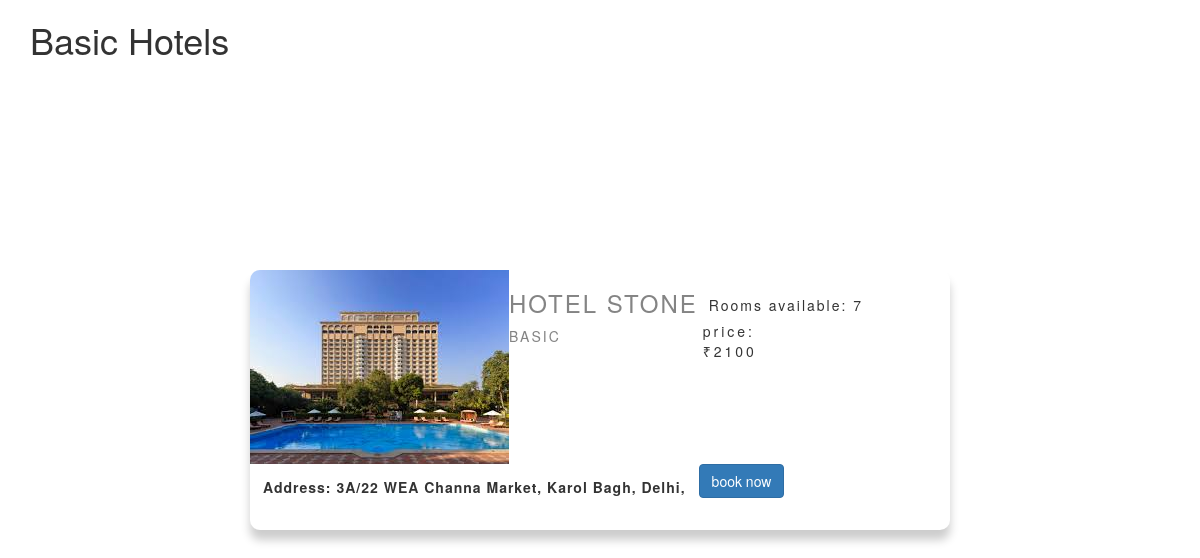
The app's page /hotel_basic.php with its own data.
### tables this page shows
CREATE TABLE `hotel` (
  `Hotel_Id` int(10) NOT NULL,
  `Hotel_Name` varchar(50) NOT NULL,
  `Owner_Name` varchar(50) NOT NULL,
  `Hotel_address` varchar(255) NOT NULL,
  `city` varchar(255) NOT NULL,
  `room_facility` varchar(255) NOT NULL,
  `rooms_able` varchar(255) NOT NULL,
  `Room_Price` int(50) NOT NULL,
  `Hotel_Category` varchar(50) NOT NULL
);

### hotel_basic.php (the view, shortened to what this page needs)
<html>
	<head>
		<link rel="stylesheet" type="text/css" href="basics.css">
		  <link rel="stylesheet" href="https://maxcdn.bootstrapcdn.com/bootstrap/3.4.1/css/bootstrap.min.css">
	</head>
		<body>
			<div class="container">
				<div class="wrapper">
					<h1>Basic Hotels</h1>
				</div>
			</div>
<?php
	$conn = @mysqli_connect("localhost","root","","consession") or die ("could no connect ".mysqli_connect_error());
	$query = "select * from hotel where `Hotel_Category`='basic'";
	$data = mysqli_query($conn,$query) or die ("could not run query 1".mysqli_error());
	if(mysqli_num_rows($data)>0){
		while($row = mysqli_fetch_assoc($data)) {
			$hotel_name = $row['Hotel_Name'];
			$hotel_add = $row['Hotel_address'];
			$room_able = $row['rooms_able'];
			$price = $row['Room_Price'];
			$cata = $row['Hotel_Category'];
			echo "
				<div class='image'>
												<img src='images/basic.jpg' alt='######Menu image comes here######'>
												<div class='item-detail'>
													<h3>$hotel_name</h3>
													<p>$cata</p>
												</div>
													<div class='item_style'>
														<div class='price'>
															<span>Rooms available: $room_able</span>
														</div>
														<div>price:</div>
														<div>₹$price</div>
													</div>
														<div class='form-group'>
															<label>Address: $hotel_add</label>
														</div>
											 <div class='btn_group'>
     									<a href='addmember_hotel_details.html'	<button type='button' class='btn btn-primary'>book now</button></a>
										</div>
										</div>
			";
		}
	}
?>
</body>
</html>

### basics.css (style rules this page uses)
body { width: 100%; height: 100vh; display: flex; justify-content: center; background-color: #e7e7e7; padding: 0 1.5rem; font-family: sans-serif; }
.image { background: #fff; border-radius: 10px; box-shadow: 0px 10px 10px rgba(0,0,0,.2); display: flex; flex-wrap: wrap; max-width: 100%; overflow: hidden; width: 700px; position: absolute; top: 50%; left: 50%; transform: translate(-50%,-50%); }
.item-detail { opacity: .6; letter-spacing: 2px; text-transform: uppercase; padding-left: : 20px; }
.item_style { letter-spacing: 3px; margin: 5px; }
.price { letter-spacing: 2px; margin: 6px; margin-top: 20px; }
.form-group { letter-spacing: 1px; padding: 13px; }

### records on screen
hotel: Hotel_Name "HOTEL STONE", Hotel_Category "BASIC", rooms_able "7", Room_Price "2100", Hotel_address "3A/22 WEA Channa Market, Karol Bagh, Delhi,"
